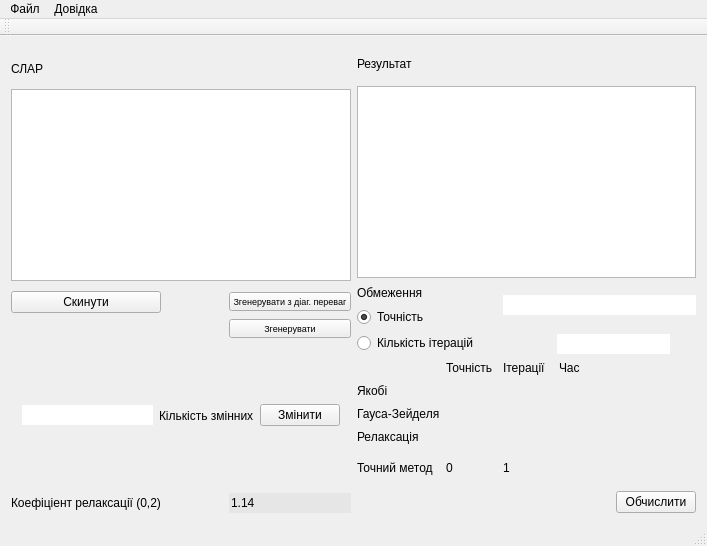
<?xml version="1.0" encoding="UTF-8"?>
<ui version="4.0">
 <class>MainWindow</class>
 <widget class="QMainWindow" name="MainWindow">
  <property name="geometry">
   <rect>
    <x>0</x>
    <y>0</y>
    <width>707</width>
    <height>546</height>
   </rect>
  </property>
  <property name="sizePolicy">
   <sizepolicy hsizetype="Minimum" vsizetype="Minimum">
    <horstretch>0</horstretch>
    <verstretch>0</verstretch>
   </sizepolicy>
  </property>
  <property name="windowTitle">
   <string>Розв'язання СЛАР</string>
  </property>
  <property name="layoutDirection">
   <enum>Qt::LeftToRight</enum>
  </property>
  <widget class="QWidget" name="centralWidget">
   <layout class="QVBoxLayout" name="verticalLayout_3">
    <item>
     <layout class="QVBoxLayout" name="verticalLayout" stretch="0">
      <property name="spacing">
       <number>0</number>
      </property>
      <property name="topMargin">
       <number>1</number>
      </property>
      <property name="rightMargin">
       <number>0</number>
      </property>
      <item>
       <widget class="QWidget" name="widget_3" native="true">
        <layout class="QHBoxLayout" name="horizontalLayout">
         <property name="leftMargin">
          <number>0</number>
         </property>
         <property name="topMargin">
          <number>0</number>
         </property>
         <property name="rightMargin">
          <number>0</number>
         </property>
         <property name="bottomMargin">
          <number>0</number>
         </property>
         <item>
          <widget class="QWidget" name="widget_2" native="true">
           <layout class="QVBoxLayout" name="verticalLayout_4" stretch="1,1">
            <property name="spacing">
             <number>0</number>
            </property>
            <property name="leftMargin">
             <number>0</number>
            </property>
            <property name="topMargin">
             <number>0</number>
            </property>
            <property name="rightMargin">
             <number>0</number>
            </property>
            <property name="bottomMargin">
             <number>0</number>
            </property>
            <item>
             <widget class="QWidget" name="widget_8" native="true">
              <layout class="QVBoxLayout" name="verticalLayout_7">
               <property name="spacing">
                <number>0</number>
               </property>
               <property name="leftMargin">
                <number>0</number>
               </property>
               <property name="topMargin">
                <number>0</number>
               </property>
               <property name="rightMargin">
                <number>0</number>
               </property>
               <property name="bottomMargin">
                <number>0</number>
               </property>
               <item>
                <widget class="QLabel" name="labelSLAR">
                 <property name="text">
                  <string>СЛАР</string>
                 </property>
                </widget>
               </item>
               <item>
                <widget class="QTableWidget" name="linearSystemInput">
                 <property name="sizePolicy">
                  <sizepolicy hsizetype="Preferred" vsizetype="Preferred">
                   <horstretch>0</horstretch>
                   <verstretch>0</verstretch>
                  </sizepolicy>
                 </property>
                 <attribute name="horizontalHeaderDefaultSectionSize">
                  <number>15</number>
                 </attribute>
                 <attribute name="horizontalHeaderMinimumSectionSize">
                  <number>17</number>
                 </attribute>
                 <attribute name="horizontalHeaderShowSortIndicator" stdset="0">
                  <bool>false</bool>
                 </attribute>
                 <attribute name="horizontalHeaderStretchLastSection">
                  <bool>true</bool>
                 </attribute>
                </widget>
               </item>
              </layout>
             </widget>
            </item>
            <item>
             <widget class="QWidget" name="widget_7" native="true">
              <layout class="QGridLayout" name="gridLayout_2">
               <property name="leftMargin">
                <number>0</number>
               </property>
               <property name="topMargin">
                <number>10</number>
               </property>
               <property name="rightMargin">
                <number>0</number>
               </property>
               <property name="bottomMargin">
                <number>0</number>
               </property>
               <property name="horizontalSpacing">
                <number>6</number>
               </property>
               <item row="3" column="0">
                <widget class="QLabel" name="label_10">
                 <property name="text">
                  <string>Коефіціент релаксації (0,2)</string>
                 </property>
                </widget>
               </item>
               <item row="3" column="2">
                <widget class="QLineEdit" name="relaxFactorEdit">
                 <property name="enabled">
                  <bool>true</bool>
                 </property>
                 <property name="palette">
                  <palette>
                   <active>
                    <colorrole role="Base">
                     <brush brushstyle="SolidPattern">
                      <color alpha="255">
                       <red>230</red>
                       <green>230</green>
                       <blue>230</blue>
                      </color>
                     </brush>
                    </colorrole>
                   </active>
                   <inactive>
                    <colorrole role="Base">
                     <brush brushstyle="SolidPattern">
                      <color alpha="255">
                       <red>230</red>
                       <green>230</green>
                       <blue>230</blue>
                      </color>
                     </brush>
                    </colorrole>
                   </inactive>
                   <disabled>
                    <colorrole role="Base">
                     <brush brushstyle="SolidPattern">
                      <color alpha="255">
                       <red>240</red>
                       <green>240</green>
                       <blue>240</blue>
                      </color>
                     </brush>
                    </colorrole>
                   </disabled>
                  </palette>
                 </property>
                 <property name="text">
                  <string>1.14</string>
                 </property>
                 <property name="frame">
                  <bool>false</bool>
                 </property>
                </widget>
               </item>
               <item row="0" column="2">
                <widget class="QPushButton" name="pushButton_4">
                 <property name="font">
                  <font>
                   <pointsize>7</pointsize>
                  </font>
                 </property>
                 <property name="text">
                  <string>Згенерувати з діаг. переваг</string>
                 </property>
                </widget>
               </item>
               <item row="1" column="2">
                <widget class="QPushButton" name="pushButton_2">
                 <property name="font">
                  <font>
                   <pointsize>7</pointsize>
                  </font>
                 </property>
                 <property name="text">
                  <string>Згенерувати</string>
                 </property>
                </widget>
               </item>
               <item row="0" column="0">
                <widget class="QPushButton" name="pushButton_3">
                 <property name="text">
                  <string>Скинути</string>
                 </property>
                </widget>
               </item>
               <item row="2" column="0" colspan="3">
                <widget class="QWidget" name="widget" native="true">
                 <layout class="QHBoxLayout" name="horizontalLayout_3">
                  <item>
                   <widget class="QLineEdit" name="nEdit">
                    <property name="frame">
                     <bool>false</bool>
                    </property>
                   </widget>
                  </item>
                  <item>
                   <widget class="QLabel" name="label">
                    <property name="text">
                     <string>Кількість змінних</string>
                    </property>
                   </widget>
                  </item>
                  <item>
                   <widget class="QPushButton" name="pushButton">
                    <property name="text">
                     <string>Змінити</string>
                    </property>
                   </widget>
                  </item>
                 </layout>
                </widget>
               </item>
               <item row="0" column="1">
                <spacer name="horizontalSpacer">
                 <property name="orientation">
                  <enum>Qt::Horizontal</enum>
                 </property>
                 <property name="sizeHint" stdset="0">
                  <size>
                   <width>40</width>
                   <height>20</height>
                  </size>
                 </property>
                </spacer>
               </item>
              </layout>
             </widget>
            </item>
           </layout>
          </widget>
         </item>
         <item>
          <layout class="QHBoxLayout" name="horizontalLayout_4" stretch="1">
           <item>
            <widget class="QWidget" name="widget_6" native="true">
             <layout class="QGridLayout" name="gridLayout_3">
              <property name="leftMargin">
               <number>0</number>
              </property>
              <property name="topMargin">
               <number>0</number>
              </property>
              <property name="rightMargin">
               <number>0</number>
              </property>
              <property name="bottomMargin">
               <number>0</number>
              </property>
              <property name="spacing">
               <number>0</number>
              </property>
              <item row="0" column="0">
               <widget class="QWidget" name="widget_4" native="true">
                <layout class="QVBoxLayout" name="verticalLayout_5" stretch="1,1">
                 <property name="leftMargin">
                  <number>0</number>
                 </property>
                 <property name="topMargin">
                  <number>0</number>
                 </property>
                 <property name="rightMargin">
                  <number>0</number>
                 </property>
                 <property name="bottomMargin">
                  <number>0</number>
                 </property>
                 <item>
                  <widget class="QWidget" name="widget_9" native="true">
                   <layout class="QVBoxLayout" name="verticalLayout_6">
                    <property name="leftMargin">
                     <number>0</number>
                    </property>
                    <property name="topMargin">
                     <number>0</number>
                    </property>
                    <property name="rightMargin">
                     <number>0</number>
                    </property>
                    <property name="bottomMargin">
                     <number>0</number>
                    </property>
                    <item>
                     <widget class="QLabel" name="label_4">
                      <property name="text">
                       <string>Результат</string>
                      </property>
                     </widget>
                    </item>
                    <item>
                     <widget class="QTableWidget" name="resultTable">
                      <property name="sizePolicy">
                       <sizepolicy hsizetype="Preferred" vsizetype="Preferred">
                        <horstretch>0</horstretch>
                        <verstretch>0</verstretch>
                       </sizepolicy>
                      </property>
                     </widget>
                    </item>
                   </layout>
                   <zorder>resultTable</zorder>
                   <zorder>label_4</zorder>
                  </widget>
                 </item>
                 <item>
                  <widget class="QWidget" name="widget_5" native="true">
                   <layout class="QGridLayout" name="gridLayout">
                    <property name="leftMargin">
                     <number>0</number>
                    </property>
                    <property name="topMargin">
                     <number>0</number>
                    </property>
                    <property name="rightMargin">
                     <number>0</number>
                    </property>
                    <property name="bottomMargin">
                     <number>0</number>
                    </property>
                    <item row="5" column="0">
                     <widget class="QLabel" name="label_6">
                      <property name="text">
                       <string>Гауса-Зейделя</string>
                      </property>
                     </widget>
                    </item>
                    <item row="3" column="2">
                     <widget class="QLabel" name="label_14">
                      <property name="text">
                       <string>Ітерації</string>
                      </property>
                     </widget>
                    </item>
                    <item row="3" column="3" colspan="2">
                     <widget class="QLabel" name="label_19">
                      <property name="text">
                       <string>Час</string>
                      </property>
                     </widget>
                    </item>
                    <item row="4" column="1">
                     <widget class="QLabel" name="prec1">
                      <property name="text">
                       <string/>
                      </property>
                     </widget>
                    </item>
                    <item row="6" column="0">
                     <widget class="QLabel" name="label_7">
                      <property name="text">
                       <string>Релаксація</string>
                      </property>
                     </widget>
                    </item>
                    <item row="0" column="2" rowspan="2" colspan="3">
                     <widget class="QLineEdit" name="precEdit">
                      <property name="enabled">
                       <bool>true</bool>
                      </property>
                      <property name="frame">
                       <bool>false</bool>
                      </property>
                     </widget>
                    </item>
                    <item row="4" column="3" colspan="2">
                     <widget class="QLabel" name="time1">
                      <property name="text">
                       <string/>
                      </property>
                     </widget>
                    </item>
                    <item row="5" column="2">
                     <widget class="QLabel" name="iter2">
                      <property name="text">
                       <string/>
                      </property>
                     </widget>
                    </item>
                    <item row="4" column="2">
                     <widget class="QLabel" name="iter1">
                      <property name="text">
                       <string/>
                      </property>
                     </widget>
                    </item>
                    <item row="0" column="0">
                     <widget class="QLabel" name="label_3">
                      <property name="text">
                       <string>Обмеження</string>
                      </property>
                     </widget>
                    </item>
                    <item row="2" column="0" colspan="2">
                     <widget class="QRadioButton" name="iterRadio">
                      <property name="text">
                       <string>Кількість ітерацій</string>
                      </property>
                      <property name="checked">
                       <bool>false</bool>
                      </property>
                     </widget>
                    </item>
                    <item row="1" column="0" colspan="2">
                     <widget class="QRadioButton" name="precRadio">
                      <property name="text">
                       <string>Точність</string>
                      </property>
                      <property name="checked">
                       <bool>true</bool>
                      </property>
                     </widget>
                    </item>
                    <item row="4" column="0">
                     <widget class="QLabel" name="label_2">
                      <property name="text">
                       <string>Якобі</string>
                      </property>
                     </widget>
                    </item>
                    <item row="5" column="1">
                     <widget class="QLabel" name="prec2">
                      <property name="text">
                       <string/>
                      </property>
                     </widget>
                    </item>
                    <item row="5" column="3" colspan="2">
                     <widget class="QLabel" name="time2">
                      <property name="text">
                       <string/>
                      </property>
                     </widget>
                    </item>
                    <item row="6" column="1">
                     <widget class="QLabel" name="prec3">
                      <property name="text">
                       <string/>
                      </property>
                     </widget>
                    </item>
                    <item row="6" column="2">
                     <widget class="QLabel" name="iter3">
                      <property name="text">
                       <string/>
                      </property>
                     </widget>
                    </item>
                    <item row="3" column="1">
                     <widget class="QLabel" name="label_8">
                      <property name="text">
                       <string>Точність</string>
                      </property>
                     </widget>
                    </item>
                    <item row="7" column="1" rowspan="2">
                     <widget class="QLabel" name="prec4">
                      <property name="text">
                       <string>0</string>
                      </property>
                     </widget>
                    </item>
                    <item row="7" column="3" rowspan="2" colspan="2">
                     <widget class="QLabel" name="time4">
                      <property name="text">
                       <string/>
                      </property>
                     </widget>
                    </item>
                    <item row="6" column="3" colspan="2">
                     <widget class="QLabel" name="time3">
                      <property name="text">
                       <string/>
                      </property>
                     </widget>
                    </item>
                    <item row="7" column="0" rowspan="2">
                     <widget class="QLabel" name="label_9">
                      <property name="text">
                       <string>Точний метод</string>
                      </property>
                     </widget>
                    </item>
                    <item row="7" column="2" rowspan="2">
                     <widget class="QLabel" name="iter4">
                      <property name="text">
                       <string>1</string>
                      </property>
                     </widget>
                    </item>
                    <item row="9" column="4">
                     <widget class="QPushButton" name="calcButton">
                      <property name="text">
                       <string>Обчислити</string>
                      </property>
                     </widget>
                    </item>
                   </layout>
                   <widget class="QLineEdit" name="iterEdit">
                    <property name="geometry">
                     <rect>
                      <x>200</x>
                      <y>50</y>
                      <width>113</width>
                      <height>20</height>
                     </rect>
                    </property>
                    <property name="visible">
                     <bool>false</bool>
                    </property>
                    <property name="frame">
                     <bool>false</bool>
                    </property>
                   </widget>
                   <zorder>label_3</zorder>
                   <zorder>precRadio</zorder>
                   <zorder>iterRadio</zorder>
                   <zorder>precEdit</zorder>
                   <zorder>iterEdit</zorder>
                   <zorder>label_2</zorder>
                   <zorder>label_6</zorder>
                   <zorder>label_7</zorder>
                   <zorder>label_8</zorder>
                   <zorder>label_9</zorder>
                   <zorder>prec1</zorder>
                   <zorder>prec2</zorder>
                   <zorder>prec3</zorder>
                   <zorder>prec4</zorder>
                   <zorder>label_14</zorder>
                   <zorder>iter1</zorder>
                   <zorder>iter4</zorder>
                   <zorder>iter3</zorder>
                   <zorder>iter2</zorder>
                   <zorder>label_19</zorder>
                   <zorder>time3</zorder>
                   <zorder>time1</zorder>
                   <zorder>time2</zorder>
                   <zorder>time4</zorder>
                   <zorder>calcButton</zorder>
                  </widget>
                 </item>
                </layout>
               </widget>
              </item>
             </layout>
            </widget>
           </item>
          </layout>
         </item>
        </layout>
       </widget>
      </item>
     </layout>
    </item>
   </layout>
  </widget>
  <widget class="QMenuBar" name="menuBar">
   <property name="geometry">
    <rect>
     <x>0</x>
     <y>0</y>
     <width>707</width>
     <height>21</height>
    </rect>
   </property>
   <widget class="QMenu" name="menu">
    <property name="title">
     <string>Файл</string>
    </property>
    <addaction name="openFile"/>
    <addaction name="menuSave"/>
    <addaction name="separator"/>
    <addaction name="menuClose"/>
   </widget>
   <widget class="QMenu" name="menu_2">
    <property name="title">
     <string>Довідка</string>
    </property>
    <addaction name="about"/>
   </widget>
   <addaction name="menu"/>
   <addaction name="menu_2"/>
  </widget>
  <widget class="QToolBar" name="mainToolBar">
   <attribute name="toolBarArea">
    <enum>TopToolBarArea</enum>
   </attribute>
   <attribute name="toolBarBreak">
    <bool>false</bool>
   </attribute>
  </widget>
  <widget class="QStatusBar" name="statusBar"/>
  <action name="openFile">
   <property name="text">
    <string>Відкрити файл</string>
   </property>
  </action>
  <action name="menuSave">
   <property name="text">
    <string>Зберегти результат</string>
   </property>
  </action>
  <action name="menuClose">
   <property name="text">
    <string>Вийти</string>
   </property>
  </action>
  <action name="about">
   <property name="text">
    <string>Про програму</string>
   </property>
  </action>
 </widget>
 <layoutdefault spacing="6" margin="11"/>
 <resources/>
 <connections/>
</ui>
